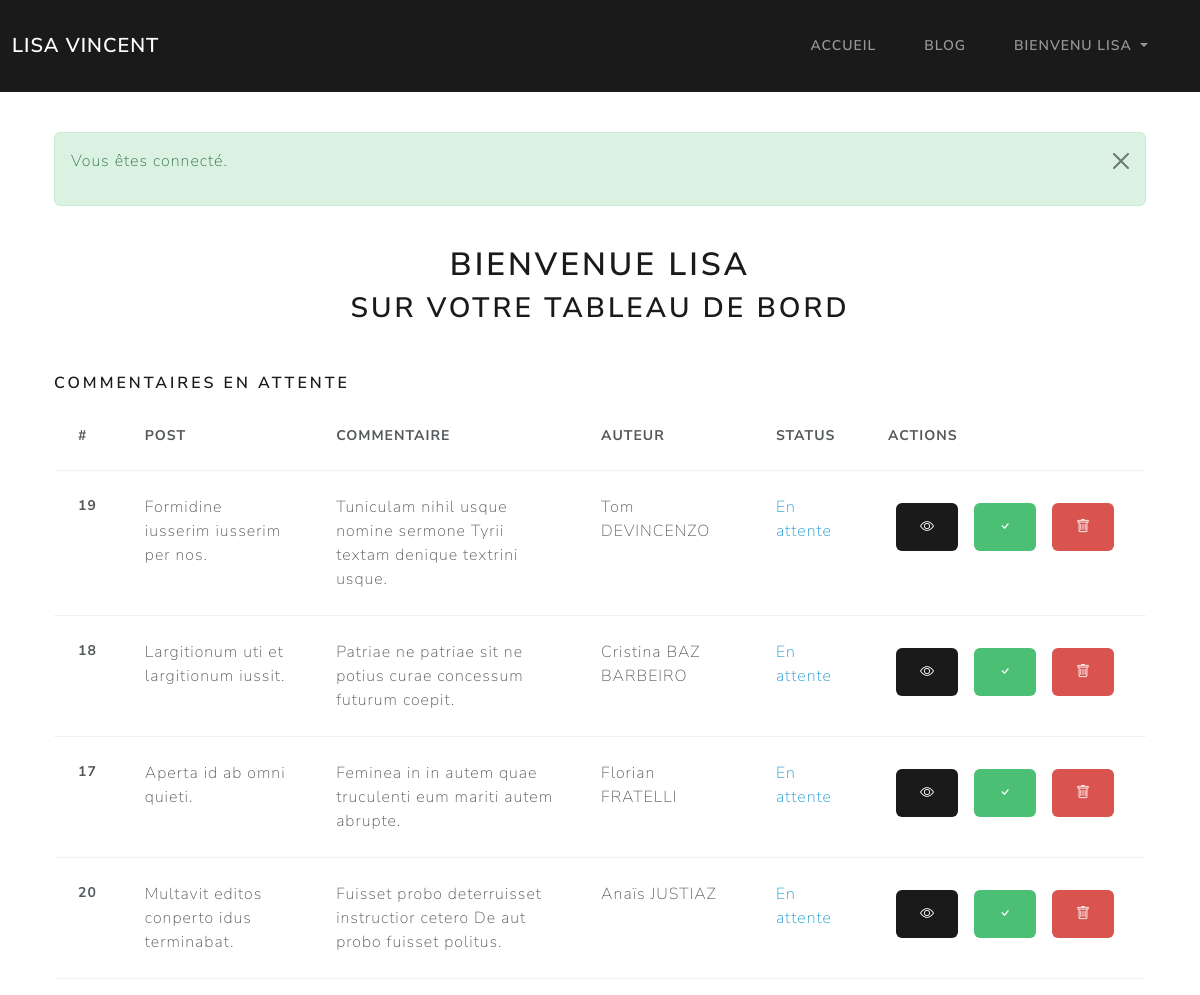
Page /admin/dashboard?success=true (signed in) on the committed database.
### tables this page shows
CREATE TABLE IF NOT EXISTS comments (
    id INT AUTO_INCREMENT PRIMARY KEY NOT NULL,
    content TEXT NOT NULL,
    author INT NOT NULL,
    status ENUM('pending', 'accepted', 'deleted') NOT NULL,
    created_at TIMESTAMP DEFAULT CURRENT_TIMESTAMP,
    updated_at TIMESTAMP DEFAULT CURRENT_TIMESTAMP ON UPDATE CURRENT_TIMESTAMP,
    FOREIGN KEY (author) REFERENCES users(id)
);

CREATE TABLE IF NOT EXISTS posts (
    id INT AUTO_INCREMENT PRIMARY KEY NOT NULL,
    title VARCHAR(100) NOT NULL,
    chapo TEXT NOT NULL,
    content TEXT NOT NULL,
    author INT NOT NULL,
    created_at TIMESTAMP DEFAULT CURRENT_TIMESTAMP,
    updated_at TIMESTAMP DEFAULT CURRENT_TIMESTAMP ON UPDATE CURRENT_TIMESTAMP,
    FOREIGN KEY (author) REFERENCES users(id)
);

CREATE TABLE IF NOT EXISTS users (
    id INT AUTO_INCREMENT PRIMARY KEY NOT NULL,
    firstname VARCHAR(50) NOT NULL,
    lastname VARCHAR(100) NOT NULL,
    email VARCHAR(150) NOT NULL,
    password VARCHAR(255) NOT NULL,
    isAdmin BOOLEAN DEFAULT 0,
    created_at TIMESTAMP DEFAULT CURRENT_TIMESTAMP,
    updated_at TIMESTAMP DEFAULT CURRENT_TIMESTAMP ON UPDATE CURRENT_TIMESTAMP
);

### app/Controllers/Controller.php (called while the page is built, shortened)
<?php
abstract class Controller {
    protected $db;
    public $views = '../views/';
    public function __construct(Connection $db)
    {
        $this->db = $db;
    }
    protected function view(string $path, array $params = null)
    {
        $path = str_replace('.', DIRECTORY_SEPARATOR, $path);
        require $this->views . $path . '.php';
        require $this->views . 'layout.php';
    }
    protected function getDB(): Connection
    {
        return $this->db;
    }
}

### app/Controllers/AuthController.php (called while the page is built, shortened)
<?php
class AuthController extends Controller
{
    public function admin()
    {
        $comments = (new Comment($this->getDB()))->all();
        return $this->view('admin.dashboard', compact('posts', 'users', 'comments'));
    }
}

### routes/Route.php (called while the page is built, shortened)
<?php
class Route {
    public $path;
    public $action;
    public $matches;
    public function __construct($path, $action)
    {
        $this->path = trim($path, '/');
        $this->action = $action;
    }
    public function matches(string $url)
    {
        $path = preg_replace('#:([\w]+)#', '([^/]+)', $this->path);
        $pathToMatch = "#^$path$#i";
        if(preg_match($pathToMatch, $url, $matches))
        {
            $this->matches = $matches;
            return true;
        }else{
            return false;
        }
    }
    public function execute()
    {
        $params = explode('@', $this->action);
        $controller = new $params[0](new Connection(DB_NAME, DB_HOST, DB_USER, DB_PWD));
        $method = $params[1];
        return isset($this->matches[1]) ? $controller->$method($this->matches[1]) : $controller->$method();
    }
}
?>

### routes/Router.php (called while the page is built, shortened)
<?php
class Router {
    public $url;
    public $routes = [];
    public function __construct($url)
    {
        $this->url = trim($url, '/');
    }
    public function get(string $path, string $action)
    {
        $this->routes['GET'][] = new Route($path, $action);
    }
    public function post(string $path, string $action)
    {
        $route = new Route($path, $action);
        $this->routes['POST'][] = $route;
        return $route;
    }
    public function run()
    {
        foreach($this->routes[$_SERVER['REQUEST_METHOD']] as $route)
        {
            if($route->matches($this->url))
            {
                return $route->execute();
            }
        }
        throw new NotFoundException('La page demandée est introuvable.');
    }
}

### public/index.php (called while the page is built, shortened)
<?php
$router = new Router($_GET['url']);
$router->get('/', 'App\Controllers\HomeController@index');
$router->get('/posts', 'App\Controllers\BlogController@index');
$router->get('/posts/:id', 'App\Controllers\BlogController@show');
$router->get('/auth/login', 'App\Controllers\AuthController@login');
$router->post('/auth/login', 'App\Controllers\AuthController@loginPost');
$router->get('/auth/signup', 'App\Controllers\AuthController@signup');
$router->post('/auth/signup', 'App\Controllers\AuthController@signupPost');
$router->get('/logout', 'App\Controllers\AuthController@logout');
$router->get('/admin/dashboard', 'App\Controllers\AuthController@admin');
$router->get('/admin/posts', 'App\Controllers\Admin\PostController@index');
$router->get('/admin/posts/create', 'App\Controllers\Admin\PostController@create');
$router->post('/admin/posts/create', 'App\Controllers\Admin\PostController@createPost');
$router->get('/admin/posts/edit/:id', 'App\Controllers\Admin\PostController@edit');
$router->post('/admin/posts/edit/:id', 'App\Controllers\Admin\PostController@update');
$router->post('/admin/posts/delete/:id', 'App\Controllers\Admin\PostController@delete');
$router->get('/admin/comments/', 'App\Controllers\Admin\CommentController@index');
$router->get('/admin/comments/:id', 'App\Controllers\Admin\CommentController@accept');
$router->get('/admin/comments/delete/:id', 'App\Controllers\Admin\CommentController@delete');
$router->post('/posts/:id/comment/create', 'App\Controllers\Admin\CommentController@commentPost');
$router->get('/admin/users', 'App\Controllers\Admin\UserController@index');
$router->get('/admin/users/:id', 'App\Controllers\Admin\UserController@show');
$router->post('/contact', 'App\Controllers\MailController@send');
try {
    $router->run();
} catch(NotFoundException $e) {
    return $e->error404();
}

### app/Models/Model.php (called while the page is built, shortened)
<?php
abstract class Model {
    protected $db;
    protected $table;
    public function __construct(Connection $db)
    {
        $this->db = $db;
    }
    public function all(): array
    {
        return $this->query("SELECT * FROM {$this->table} ORDER BY updated_at DESC");
    }
    public function query(string $sql, array $param = null, bool $single = null)
    {
        $method = is_null($param) ? 'query' : 'prepare';
        $fetch = is_null($single) ? 'fetchAll' : 'fetch';
        $statement = $this->db->getPDO()->$method($sql);
        $statement->setFetchMode(PDO::FETCH_CLASS, get_class($this), [$this->db]);
        if($method === 'query') {
            return $statement->$fetch();
        } else {
            $statement->execute($param);
            return $statement->$fetch();
        }
    }
}

### database/Connection.php (called while the page is built, shortened)
<?php
class Connection {
    private $dbname;
    private $host;
    private $username;
    private $password;
    private $pdo;
    public function __construct(string $dbname, string $host, string $username, string $password)
    {
        $this->dbname = $dbname;
        $this->host = $host;
        $this->username = $username;
        $this->password = $password;
    }
    public function getPDO(): PDO
    {
        return $this->pdo ?? $this->pdo = new PDO("mysql:dbname={$this->dbname};host={$this->host}", $this->username, $this->password,
        [
            PDO::ATTR_ERRMODE => PDO::ERRMODE_EXCEPTION,
            PDO::ATTR_DEFAULT_FETCH_MODE => PDO::FETCH_OBJ,
            PDO::MYSQL_ATTR_INIT_COMMAND => "SET NAMES 'UTF8'"
        ]);
    }
}
?>

### app/Models/Comment.php (called while the page is built, shortened)
<?php
class Comment extends Model {
    public function getPost()
    {
        $post = $this->query("
        SELECT p.id, p.title FROM posts p
        INNER JOIN comment_post cp ON cp.post_id = p.id
        WHERE cp.comment_id = ?
        ", [$this->id]);
        return $post[0];
    }
    public function getAuthor()
    {
        $author = $this->query("
        SELECT firstname, lastname FROM users
        INNER JOIN comments ON comments.author = users.id
        WHERE comments.id = ?
        ", [$this->id]);
        return $author[0]->firstname." ".$author[0]->lastname;
    }
}
?>

### views/admin/dashboard.php (the view)
<div class="container">
    <?php if(isset($_GET['success'])) : ?>
        <div class="alert alert-success alert-dismissible fade show mt-3" role="alert">
            <div class="d-flex align-items-center">
                <?php if(isset($_SESSION['message'])) : ?>
                    <p><?= $_SESSION['message'] ?></p>
                <?php endif ?>
            </div>
            <button type="button" class="btn-close" data-bs-dismiss="alert" aria-label="Close"></button>
        </div>
    <?php endif ?>
    <div class="m-3 p-4">
        <h1 class="text-center">Bienvenue <?= $_SESSION['user']['firstname'] ?></h1>
        <h2 class="text-center">sur votre tableau de bord</h2>
    </div>
    <div class="col-12">
        <h5>Commentaires en attente</h5>
        <table class="table">
            <thead>
                <tr>
                    <th scope="col-1">#</th>
                    <th scope="col-1">Post</th>
                    <th scope="col-3">Commentaire</th>
                    <th scope="col-2">Auteur</th>
                    <th scope="col-2">Status</th>
                    <th scope="col-4">Actions</th>
                </tr>
            </thead>
            <tbody>
                <?php foreach($params['comments'] as $comment) : ?>
                    <?php if($comment->status == 'pending') : ?>
                        <tr>
                            <th scope="row"><?= $comment->id ?></th>
                            <td><?= $comment->getPost()->title ?></td>
                            <td><?= $comment->content ?></td>
                            <td><?= $comment->getAuthor(); ?></td>
                            <td class='text-info'>En attente</td>
                            <td>
                                <div class="d-flex">
                                    <a href="<?= URL."posts/{$comment->getPost()->id}" ?>">
                                        <button type="button" class="btn btn-primary m-2">
                                            <i class="bi bi-eye text-white"></i>
                                        </button>
                                    </a>
                                    <a href="<?= URL.'admin/comments/'.$comment->id ?>">
                                        <button type="button" class="btn btn-success m-2">
                                            <i class="bi bi-check text-white"></i>
                                        </button>
                                    </a>
                                    <a href="<?= URL.'admin/comments/delete/'.$comment->id ?>">
                                        <button type="button" class="btn btn-danger m-2">
                                            <i class="bi bi-trash text-white"></i>
                                        </button>
                                    </a>
                                </div>
                            </td>
                        </tr>
                    <?php endif ?>
                <?php endforeach ?>
            </tbody>
        </table>
    </div>
</div>

### public/css/app.css (style rules this page uses)
.btn { padding: 0.2rem 0.5rem; }

### rows in the picture
comments: id "19", posts.title "Formidine iusserim iusserim per nos.", content "Tuniculam nihil usque nomine sermone Tyrii textam denique textrini usque.", author.lastname "Tom DEVINCENZO"
comments: id "18", posts.title "Largitionum uti et largitionum iussit.", content "Patriae ne patriae sit ne potius curae concessum futurum coepit.", author.lastname "Cristina BAZ BARBEIRO"
comments: id "17", posts.title "Aperta id ab omni quieti.", content "Feminea in in autem quae truculenti eum mariti autem abrupte.", author.lastname "Florian FRATELLI"
comments: id "20", posts.title "Multavit editos conperto idus terminabat.", content "Fuisset probo deterruisset instructior cetero De aut probo fuisset politus.", author.lastname "Anaïs JUSTIAZ"

### other values in the picture
$_SESSION['user']['firstname'] "LISA"
$_SESSION['message'] "Vous êtes connecté."
